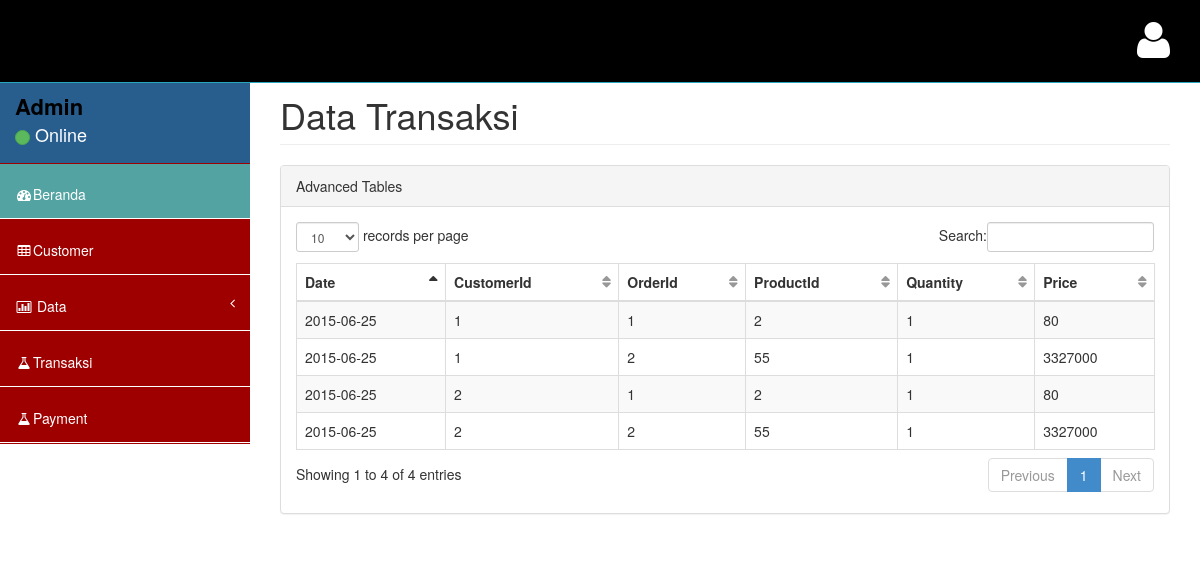
The app's page /admin/index.php?p=transaksi with its own data.
### tables this page shows
CREATE TABLE IF NOT EXISTS `order_detail` (
  `orderid` int(11) NOT NULL,
  `productid` int(11) NOT NULL,
  `quantity` int(11) NOT NULL,
  `price` float NOT NULL
);

CREATE TABLE IF NOT EXISTS `orders` (
  `serial` int(11) NOT NULL AUTO_INCREMENT,
  `date` date NOT NULL,
  `customerid` int(11) NOT NULL,
  PRIMARY KEY (`serial`)
);

### admin/pages/data/transaksi.php (the view, shortened to what this page needs)
<?php
	if($proses=="tambah") {
	} else {
?>
	<div class="row">
		<div class="col-lg-12">
			<h1 class="page-header">Data Transaksi</h1>
		</div>
	</div>
	<div class="row">
		<div class="col-lg-12">
			<div class="panel panel-default">
				<div class="panel-heading">
					 Advanced Tables
				</div>
				<div class="panel-body">
					<div class="table-responsive">
						<table class="table table-striped table-bordered table-hover" id="dataTables-example">
							<thead>
								<tr>
									<th>Date</th>
									<th>CustomerId</th>
									<th>OrderId</th>
									<th>ProductId</th>
									<th>Quantity</th>
									<th>Price</th>
								</tr>
							</thead>
							<tbody>
								<?php
									$sql = mysql_query("SELECT * FROM order_detail,orders ORDER BY customerid ASC");
									while($r = mysql_fetch_array($sql)) { ?>
											<tr>
												<td><?php echo $r['date'] ?></td>
												<td><?php echo $r['customerid'] ?></td>
												<td><?php echo $r['orderid'] ?></td>
												<td><?php echo $r['productid'] ?></td>
												<td><?php echo $r['quantity'] ?></td>
												<td><?php echo $r['price'] ?></td>
											</tr>
									<?php
										}
									?>
							</tbody>
						</table>
					</div>
				</div>
			</div>
		</div>
	</div>
<?php } ?>

### admin/index.php (shortened to what this page needs)
<!DOCTYPE html>
<html>
<head>
    <link href="assets/plugins/bootstrap/bootstrap.css" rel="stylesheet" />
    <link href="assets/font-awesome/css/font-awesome.css" rel="stylesheet" />
    <link href="assets/plugins/pace/pace-theme-big-counter.css" rel="stylesheet" />
    <link href="assets/css/style.css" rel="stylesheet" />
    <link href="assets/css/main-style.css" rel="stylesheet" />
	<link href="assets/plugins/dataTables/dataTables.bootstrap.css" rel="stylesheet" />
   </head>
<body>
    <div id="wrapper">
        <nav class="navbar navbar-default navbar-fixed-top" role="navigation" id="navbar">
            <div class="navbar-header">
                <a class="navbar-brand" href="index.php">
                </a>
            </div>
            <ul class="nav navbar-top-links navbar-right">
                <li class="dropdown">
                    <a class="dropdown-toggle" data-toggle="dropdown" href="#">
                    </a>
                </li>
                <li class="dropdown">
                    <a class="dropdown-toggle" data-toggle="dropdown" href="#">
                    </a>
                </li>
                <li class="dropdown">
                    <a class="dropdown-toggle" data-toggle="dropdown" href="#">
                    </a>
                </li>
                <li class="dropdown">
                    <a class="dropdown-toggle" data-toggle="dropdown" href="#">
                        <i class="fa fa-user fa-3x"></i>
                    </a>
                </li>
            </ul>
        </nav>
        <nav class="navbar-default navbar-static-side" role="navigation">
            <div class="sidebar-collapse">
                <ul class="nav" id="side-menu">
                    <li>
                        <div class="user-section">
                            <div class="user-info">
                                <div><strong>Admin</strong></div>
                                <div class="user-text-online">
                                    <span class="user-circle-online btn btn-success btn-circle "></span>&nbsp;Online
                                </div>
                            </div>
                        </div>
                    </li>
                    <li class="selected">
                        <a href="index.php"><i class="fa fa-dashboard fa-fw"></i>Beranda</a>
                    </li>
					 <li>
                        <a href="?p=customers"><i class="fa fa-table fa-fw"></i>Customer</a>
                    </li>
                    <li>
                        <a href="#"><i class="fa fa-bar-chart-o fa-fw"></i> Data<span class="fa arrow"></span></a>
                    </li>
                    <li>
                        <a href="?p=transaksi"><i class="fa fa-flask fa-fw"></i>Transaksi</a>
                    </li>
					<li>
                        <a href="?p=payment"><i class="fa fa-flask fa-fw"></i>Payment</a>
                    </li>
                </ul>
            </div>
        </nav>
        <div id="page-wrapper">
			<?php include "modul.php"; ?>
        </div>
    </div>
</body>
</html>

### admin/modul.php (shortened to what this page needs)
<?php
	$pages = $_GET['p'];
	list($pages, $proses, $id) = explode('-', $pages);
	if ($pages=='home' || $pages=='')		{ include_once("pages/home.php"); }
	elseif($pages=='customers')				{ include_once("pages/data/customers.php"); }
	elseif($pages=='barang')				{ include_once("pages/data/barang.php"); }
	elseif($pages=='kategori')				{ include_once("pages/data/kategori.php"); }
	elseif($pages=='payment')				{ include_once("pages/data/payment.php"); }
	elseif($pages=='transaksi')				{ include_once("pages/data/transaksi.php"); }
	else { include_once("pages/error.php"); }
?>

### admin/assets/css/style.css (style rules this page uses)
body { background-color: white; }
#wrapper { width: 100%; margin-top: 55px!important; background-color:white; }
#page-wrapper { padding: 0 15px; min-height: 568px; background-color:white; }
.navbar-static-side ul li { border-bottom:1px solid #9e0000 !important; }
.navbar-top-links li { display: inline-block; }
.navbar-top-links li:last-child { margin-right: 15px; }
.navbar-top-links li a { padding: 20px; min-height: 50px; }
.arrow { float: right; }
.fa.arrow:before { content: "\f104"; }
@media (min-width:768px) { .navbar-static-side { z-index: 1; position: absolute; width: 250px; } }
table.dataTable thead .sorting, table.dataTable thead .sorting_asc:after, table.dataTable thead .sorting_desc, table.dataTable thead .sorting_asc_disabled, table.dataTable thead .sorting_desc_disabled { background: transparent; }
table.dataTable thead .sorting_asc:after { content: "\f0de"; float: right; font-family: fontawesome; }
table.dataTable thead .sorting:after { content: "\f0dc"; float: right; font-family: fontawesome; color: rgba(50,50,50,.5); }
.btn-circle { width: 30px; height: 30px; padding: 6px 0; border-radius: 15px; text-align: center; font-size: 12px; line-height: 1.428571429; }

### admin/assets/css/main-style.css (style rules this page uses)
.user-info { display: block; color:#000!important; display: inline-block; padding: 15px; margin-bottom: 0px }
.user-text-online { font-size:18px; color:#fff }
.user-circle-online { width: 15px!important; height: 15px!important; }
.navbar-top-links > li > a { color: #FFFFFF; }
.nav > li > a { padding: 20px 15px; }
#side-menu { background-color:#9e0000; }
#side-menu a { color:#fff; border-bottom: 1px solid white !important; height: 55px; }
.selected { background-color:rgb(83, 163, 163); }
#navbar { background-color:black; }
.navbar-brand { padding-left:20px; }
.navbar-default { border-color: #27A6BE; }
@media (min-width:768px) { #page-wrapper { position: inherit; margin: 0 0 0 250px; padding: 0 30px; min-height: 1000px; } }

### records on screen
order_detail: orders.date "2015-06-25", orders.customerid "1", orderid "1", productid "2", quantity "1", price "80", orders.customerid "2"
order_detail: orders.date "2015-06-25", orders.customerid "1", orderid "2", productid "55", quantity "1", price "3327000", orders.customerid "2"
